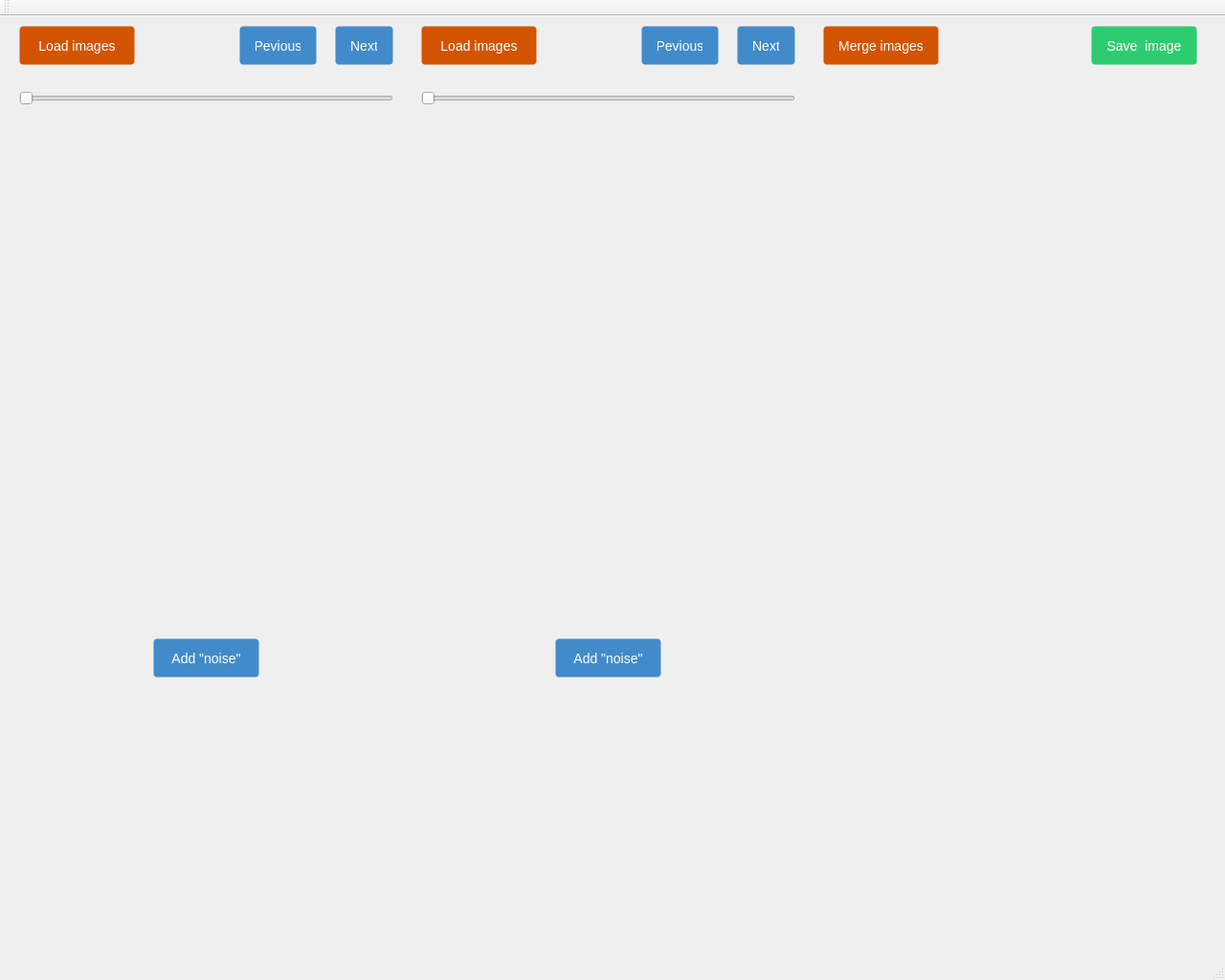
<?xml version="1.0" encoding="UTF-8"?>
<ui version="4.0">
 <class>MainWindow</class>
 <widget class="QMainWindow" name="MainWindow">
  <property name="geometry">
   <rect>
    <x>0</x>
    <y>0</y>
    <width>1280</width>
    <height>1024</height>
   </rect>
  </property>
  <property name="maximumSize">
   <size>
    <width>1280</width>
    <height>1024</height>
   </size>
  </property>
  <property name="windowTitle">
   <string>MainWindow</string>
  </property>
  <widget class="QWidget" name="centralWidget">
   <widget class="QLabel" name="firsImage">
    <property name="geometry">
     <rect>
      <x>20</x>
      <y>120</y>
      <width>391</width>
      <height>521</height>
     </rect>
    </property>
    <property name="styleSheet">
     <string notr="true"/>
    </property>
    <property name="text">
     <string/>
    </property>
   </widget>
   <widget class="QLabel" name="secondImage">
    <property name="geometry">
     <rect>
      <x>440</x>
      <y>120</y>
      <width>391</width>
      <height>521</height>
     </rect>
    </property>
    <property name="styleSheet">
     <string notr="true"/>
    </property>
    <property name="text">
     <string/>
    </property>
   </widget>
   <widget class="QPushButton" name="nextBtn1">
    <property name="geometry">
     <rect>
      <x>350</x>
      <y>10</y>
      <width>61</width>
      <height>41</height>
     </rect>
    </property>
    <property name="styleSheet">
     <string notr="true">:enabled {
color: #fff;
background-color: #428bca;
border-color: #357ebd;
font-size: 14px;
font-weight: normal;
border-radius: 4px;
text-align: center;
vertical-align: middle;
border: 1px solid transparent;
padding: 10px 16px;
}

:disabled {
color: #fff;
background-color: #dddddd;
border-color: #357ebd;
font-size: 14px;
font-weight: normal;
border-radius: 4px;
text-align: center;
vertical-align: middle;
border: 1px solid transparent;
padding: 10px 16px;
}</string>
    </property>
    <property name="text">
     <string>Next</string>
    </property>
   </widget>
   <widget class="QPushButton" name="nextBtn2">
    <property name="geometry">
     <rect>
      <x>770</x>
      <y>10</y>
      <width>61</width>
      <height>41</height>
     </rect>
    </property>
    <property name="styleSheet">
     <string notr="true">:enabled {
color: #fff;
background-color: #428bca;
border-color: #357ebd;
font-size: 14px;
font-weight: normal;
border-radius: 4px;
text-align: center;
vertical-align: middle;
border: 1px solid transparent;
padding: 10px 16px;
}

:disabled {
color: #fff;
background-color: #dddddd;
border-color: #357ebd;
font-size: 14px;
font-weight: normal;
border-radius: 4px;
text-align: center;
vertical-align: middle;
border: 1px solid transparent;
padding: 10px 16px;
}</string>
    </property>
    <property name="text">
     <string>Next</string>
    </property>
   </widget>
   <widget class="QLabel" name="mergedImages">
    <property name="geometry">
     <rect>
      <x>860</x>
      <y>120</y>
      <width>391</width>
      <height>521</height>
     </rect>
    </property>
    <property name="maximumSize">
     <size>
      <width>1310759</width>
      <height>1310759</height>
     </size>
    </property>
    <property name="styleSheet">
     <string notr="true"/>
    </property>
    <property name="text">
     <string/>
    </property>
   </widget>
   <widget class="QPushButton" name="loadImages1">
    <property name="geometry">
     <rect>
      <x>20</x>
      <y>10</y>
      <width>121</width>
      <height>41</height>
     </rect>
    </property>
    <property name="styleSheet">
     <string notr="true">color: #fff;
background-color: #d35400;
border-color: #357ebd;
font-size: 14px;
font-weight: normal;
border-radius: 4px;
text-align: center;
vertical-align: middle;
border: 1px solid transparent;
padding: 10px 16px;</string>
    </property>
    <property name="text">
     <string>Load images</string>
    </property>
   </widget>
   <widget class="QPushButton" name="loadImages2">
    <property name="geometry">
     <rect>
      <x>440</x>
      <y>10</y>
      <width>121</width>
      <height>41</height>
     </rect>
    </property>
    <property name="styleSheet">
     <string notr="true">color: #fff;
background-color: #d35400;
border-color: #357ebd;
font-size: 14px;
font-weight: normal;
border-radius: 4px;
text-align: center;
vertical-align: middle;
border: 1px solid transparent;
padding: 10px 16px;</string>
    </property>
    <property name="text">
     <string>Load images</string>
    </property>
   </widget>
   <widget class="QPushButton" name="previousBtn1">
    <property name="geometry">
     <rect>
      <x>250</x>
      <y>10</y>
      <width>81</width>
      <height>41</height>
     </rect>
    </property>
    <property name="styleSheet">
     <string notr="true">:enabled {
color: #fff;
background-color: #428bca;
border-color: #357ebd;
font-size: 14px;
font-weight: normal;
border-radius: 4px;
text-align: center;
vertical-align: middle;
border: 1px solid transparent;
padding: 10px 16px;
}

:disabled {
color: #fff;
background-color: #dddddd;
border-color: #357ebd;
font-size: 14px;
font-weight: normal;
border-radius: 4px;
text-align: center;
vertical-align: middle;
border: 1px solid transparent;
padding: 10px 16px;
}</string>
    </property>
    <property name="text">
     <string>Pevious</string>
    </property>
   </widget>
   <widget class="QSlider" name="horizontalSlider1">
    <property name="geometry">
     <rect>
      <x>20</x>
      <y>70</y>
      <width>391</width>
      <height>31</height>
     </rect>
    </property>
    <property name="minimumSize">
     <size>
      <width>341</width>
      <height>31</height>
     </size>
    </property>
    <property name="minimum">
     <number>1</number>
    </property>
    <property name="maximum">
     <number>100</number>
    </property>
    <property name="orientation">
     <enum>Qt::Horizontal</enum>
    </property>
   </widget>
   <widget class="QPushButton" name="saveBtn">
    <property name="geometry">
     <rect>
      <x>1140</x>
      <y>10</y>
      <width>111</width>
      <height>41</height>
     </rect>
    </property>
    <property name="styleSheet">
     <string notr="true">:enabled {
color: #fff;
background-color: #2ecc71;
border-color: #357ebd;
font-size: 14px;
font-weight: normal;
border-radius: 4px;
text-align: center;
vertical-align: middle;
border: 1px solid transparent;
padding: 10px 16px;
}
:disabled {
color: #fff;
background-color: #dddddd;
border-color: #357ebd;
font-size: 14px;
font-weight: normal;
border-radius: 4px;
text-align: center;
vertical-align: middle;
border: 1px solid transparent;
padding: 10px 16px;
}</string>
    </property>
    <property name="text">
     <string>Save  image</string>
    </property>
   </widget>
   <widget class="QSlider" name="horizontalSlider2">
    <property name="geometry">
     <rect>
      <x>440</x>
      <y>70</y>
      <width>391</width>
      <height>31</height>
     </rect>
    </property>
    <property name="styleSheet">
     <string notr="true"/>
    </property>
    <property name="minimum">
     <number>1</number>
    </property>
    <property name="maximum">
     <number>100</number>
    </property>
    <property name="orientation">
     <enum>Qt::Horizontal</enum>
    </property>
   </widget>
   <widget class="QPushButton" name="previousBtn2">
    <property name="geometry">
     <rect>
      <x>670</x>
      <y>10</y>
      <width>81</width>
      <height>41</height>
     </rect>
    </property>
    <property name="styleSheet">
     <string notr="true">:enabled {
color: #fff;
background-color: #428bca;
border-color: #357ebd;
font-size: 14px;
font-weight: normal;
border-radius: 4px;
text-align: center;
vertical-align: middle;
border: 1px solid transparent;
padding: 10px 16px;
}

:disabled {
color: #fff;
background-color: #dddddd;
border-color: #357ebd;
font-size: 14px;
font-weight: normal;
border-radius: 4px;
text-align: center;
vertical-align: middle;
border: 1px solid transparent;
padding: 10px 16px;
}</string>
    </property>
    <property name="text">
     <string>Pevious</string>
    </property>
   </widget>
   <widget class="QPushButton" name="processImageBtn">
    <property name="geometry">
     <rect>
      <x>860</x>
      <y>10</y>
      <width>121</width>
      <height>41</height>
     </rect>
    </property>
    <property name="styleSheet">
     <string notr="true">:enabled {
color: #fff;
background-color: #d35400;
border-color: #357ebd;
font-size: 14px;
font-weight: normal;
border-radius: 4px;
text-align: center;
vertical-align: middle;
border: 1px solid transparent;
padding: 10px 16px;
}

:disabled {
color: #fff;
background-color: #dddddd;
border-color: #357ebd;
font-size: 14px;
font-weight: normal;
border-radius: 4px;
text-align: center;
vertical-align: middle;
border: 1px solid transparent;
padding: 10px 16px;}</string>
    </property>
    <property name="text">
     <string>Merge images</string>
    </property>
   </widget>
   <widget class="QPushButton" name="addNoiseBtn">
    <property name="geometry">
     <rect>
      <x>160</x>
      <y>650</y>
      <width>111</width>
      <height>41</height>
     </rect>
    </property>
    <property name="styleSheet">
     <string notr="true">:enabled {
color: #fff;
background-color: #428bca;
border-color: #357ebd;
font-size: 14px;
font-weight: normal;
border-radius: 4px;
text-align: center;
vertical-align: middle;
border: 1px solid transparent;
padding: 10px 16px;
}

:disabled {
color: #fff;
background-color: #dddddd;
border-color: #357ebd;
font-size: 14px;
font-weight: normal;
border-radius: 4px;
text-align: center;
vertical-align: middle;
border: 1px solid transparent;
padding: 10px 16px;
}</string>
    </property>
    <property name="text">
     <string>Add &quot;noise&quot;</string>
    </property>
   </widget>
   <widget class="QPushButton" name="addNoiseBtn2">
    <property name="geometry">
     <rect>
      <x>580</x>
      <y>650</y>
      <width>111</width>
      <height>41</height>
     </rect>
    </property>
    <property name="styleSheet">
     <string notr="true">:enabled {
color: #fff;
background-color: #428bca;
border-color: #357ebd;
font-size: 14px;
font-weight: normal;
border-radius: 4px;
text-align: center;
vertical-align: middle;
border: 1px solid transparent;
padding: 10px 16px;
}

:disabled {
color: #fff;
background-color: #dddddd;
border-color: #357ebd;
font-size: 14px;
font-weight: normal;
border-radius: 4px;
text-align: center;
vertical-align: middle;
border: 1px solid transparent;
padding: 10px 16px;
}</string>
    </property>
    <property name="text">
     <string>Add &quot;noise&quot;</string>
    </property>
   </widget>
   <widget class="QLabel" name="label">
    <property name="geometry">
     <rect>
      <x>20</x>
      <y>100</y>
      <width>31</width>
      <height>21</height>
     </rect>
    </property>
    <property name="styleSheet">
     <string notr="true">font: 14pt &quot;Consolas&quot;;</string>
    </property>
    <property name="text">
     <string/>
    </property>
   </widget>
   <widget class="QLabel" name="label_2">
    <property name="geometry">
     <rect>
      <x>440</x>
      <y>100</y>
      <width>31</width>
      <height>21</height>
     </rect>
    </property>
    <property name="styleSheet">
     <string notr="true">font: 14pt &quot;Consolas&quot;;</string>
    </property>
    <property name="text">
     <string/>
    </property>
   </widget>
  </widget>
  <widget class="QMenuBar" name="menuBar">
   <property name="geometry">
    <rect>
     <x>0</x>
     <y>0</y>
     <width>1280</width>
     <height>21</height>
    </rect>
   </property>
  </widget>
  <widget class="QToolBar" name="mainToolBar">
   <attribute name="toolBarArea">
    <enum>TopToolBarArea</enum>
   </attribute>
   <attribute name="toolBarBreak">
    <bool>false</bool>
   </attribute>
  </widget>
  <widget class="QStatusBar" name="statusBar"/>
 </widget>
 <layoutdefault spacing="6" margin="11"/>
 <resources/>
 <connections>
  <connection>
   <sender>horizontalSlider2</sender>
   <signal>valueChanged(int)</signal>
   <receiver>label_2</receiver>
   <slot>setNum(int)</slot>
   <hints>
    <hint type="sourcelabel">
     <x>422</x>
     <y>118</y>
    </hint>
    <hint type="destinationlabel">
     <x>419</x>
     <y>143</y>
    </hint>
   </hints>
  </connection>
  <connection>
   <sender>horizontalSlider1</sender>
   <signal>valueChanged(int)</signal>
   <receiver>label</receiver>
   <slot>setNum(int)</slot>
   <hints>
    <hint type="sourcelabel">
     <x>55</x>
     <y>108</y>
    </hint>
    <hint type="destinationlabel">
     <x>46</x>
     <y>153</y>
    </hint>
   </hints>
  </connection>
 </connections>
</ui>
